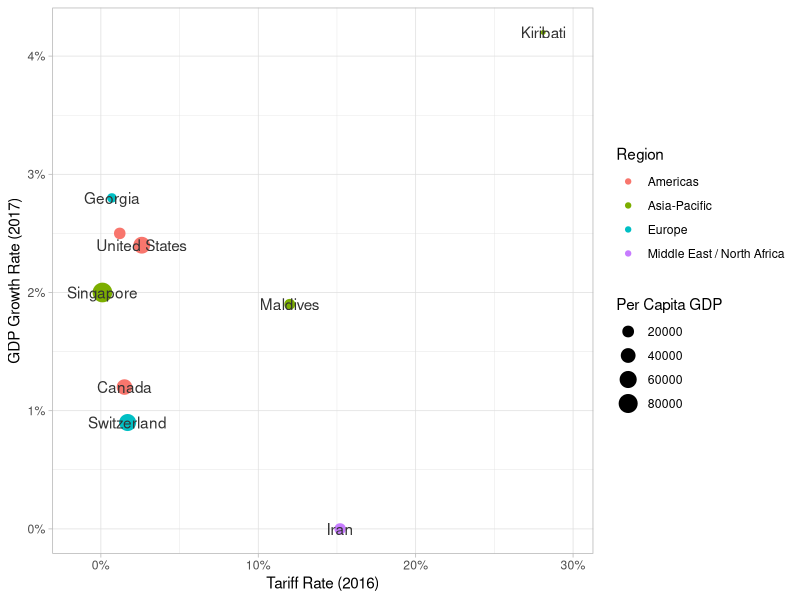
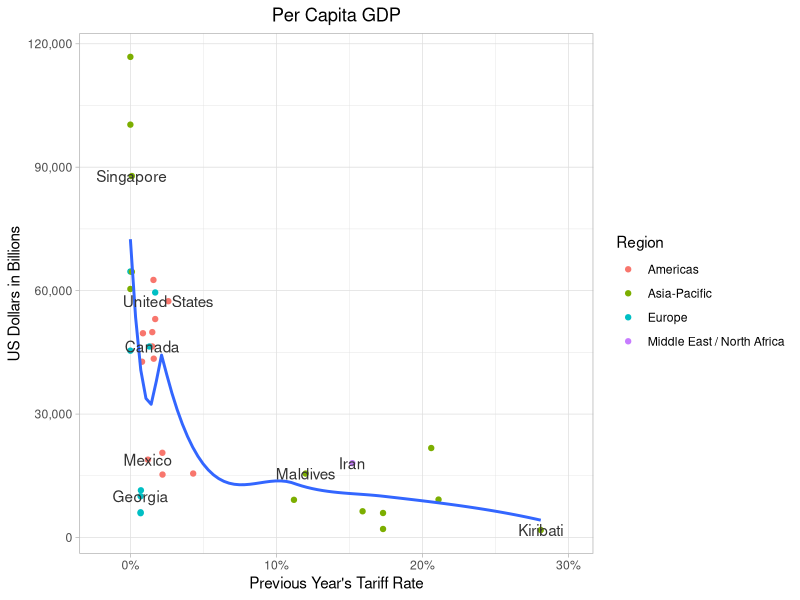

Write the R code that produced these figures, in order.
library(ggplot2)
library(dplyr)
library(data.table)
sample.df <- read.csv("data/sample.csv")

colnames(sample.df) <- c(
  "Year",
  "Country",
  "Region",
  "Tariff.Rate",
  "Income.Tax.Rate",
  "Corporate.Tax.Rate",
  "Tax.Burden",
  "Government.Expenditure",
  "Population.Millions",
  "GDP.Billions",
  "GDP.Growth.Rate",
  "Five.Year.GDP.Growth.Rate",
  "GDP.per.Capita",
  "Unemployment",
  "Inflation",
  "FDI.Inflow",
  "Public.Debt"
  )

sample.df[sample.df == "North America"] <- "Americas"
sample.df[sample.df == "Middle East and North Africa"] <- "Middle East / North Africa"

# Shifting the data.frame so that Tariff.Rate for the previous year's effect can
# be seen on the change in the GDP.Growth.Rate and GDP.per.Capita

shift <- function(x, n){
  c(x[-(seq(n))], rep(NA, n))
}

# Because each country has its own separate time series contained within the
# Year column, they need to be subsetted in order to be shifted properly 

by_country = list()

for (country in distinct(sample.df, Country)$Country){
  by_country[[country]] <- subset(sample.df, Country == country)[-c(5, 6, 7, 8, 9, 12, 15, 16)]
}

for (country in distinct(sample.df, Country)$Country){
  by_country[[country]]$Year <- shift(by_country[[country]]$Year, 1)
  by_country[[country]]$GDP.Billions <- shift(by_country[[country]]$GDP.Billions, 1)
  by_country[[country]]$GDP.Growth.Rate <- shift(by_country[[country]]$GDP.Growth.Rate, 1)
  by_country[[country]]$GDP.per.Capita <- shift(by_country[[country]]$GDP.per.Capita, 1)
  by_country[[country]]$Unemployment <- shift(by_country[[country]]$Unemployment, 1)
  by_country[[country]]$Public.Debt <- shift(by_country[[country]]$Public.Debt, 1)
}

for (country in distinct(sample.df, Country)$Country){
  by_country[[country]] <- by_country[[country]][-8,]
}

df <- rbindlist(by_country)

df$Year <- as.Date(df$Year)

# Calculating interquartile range to remove outliers
q1 <- quantile(df$GDP.Growth.Rate, 0.25, na.rm = TRUE)
med <- median(df$GDP.Growth.Rate, na.rm = TRUE)
q3 <- quantile(df$GDP.Growth.Rate, 0.75, na.rm = TRUE)
range <- q3 - q1

# Taking subset
no.outliers <- subset(
  df, GDP.Growth.Rate > (q1 - 1.5 * range) & GDP.Growth.Rate < (q3 + 1.5 * range)
)


Tariff.GDP.Growth <- ggplot(
  subset(no.outliers, Year == "2017-01-01"),
  aes(x = Tariff.Rate, y = GDP.Growth.Rate)
  ) +
  geom_point(aes(color = factor(Region), size = GDP.per.Capita)) +
  xlab("Tariff Rate (2016)") +
  ylab("GDP Growth Rate (2017)") +
  labs(color = "Region", size = "Per Capita GDP") +
  geom_text(
    aes(label = Country),
    subset(no.outliers, Year == "2017-01-01"),
    color = "gray20",
    check_overlap = T,
    position = position_dodge(width = 3.25)
    ) +
  theme_light() +
  theme(plot.title = element_text(hjust = 0.5)) +
  scale_x_continuous(label = scales::percent_format(scale = 1)) +
  scale_y_continuous(label = scales::percent_format(scale = 1))

Tariff.GDP.Growth


Tariff.GDP.per.Capita <- ggplot(
  subset(
    no.outliers,
    Year < as.Date("2018-01-01")
    ),
    aes(x = Tariff.Rate, y = GDP.per.Capita)
  ) +
  geom_point(aes(color = factor(Region))) +
  geom_smooth(method = "loess", se = F) +
  xlab("Previous Year's Tariff Rate") +
  ylab("US Dollars in Billions") +
  ggtitle("Per Capita GDP") +
  labs(color = "Region") +
  geom_text(
    aes(label = Country),
    subset(no.outliers, Year == as.Date("2017-01-01")),
    color = "gray20",
    check_overlap = T,
    position = position_dodge(width = 4)
  ) +
  theme_light() +
  theme(plot.title = element_text(hjust = 0.5)) +
  scale_x_continuous(labels = scales::percent_format(scale = 1)) +
  scale_y_continuous(labels = scales::number_format(big.mark = ","))

Tariff.GDP.per.Capita